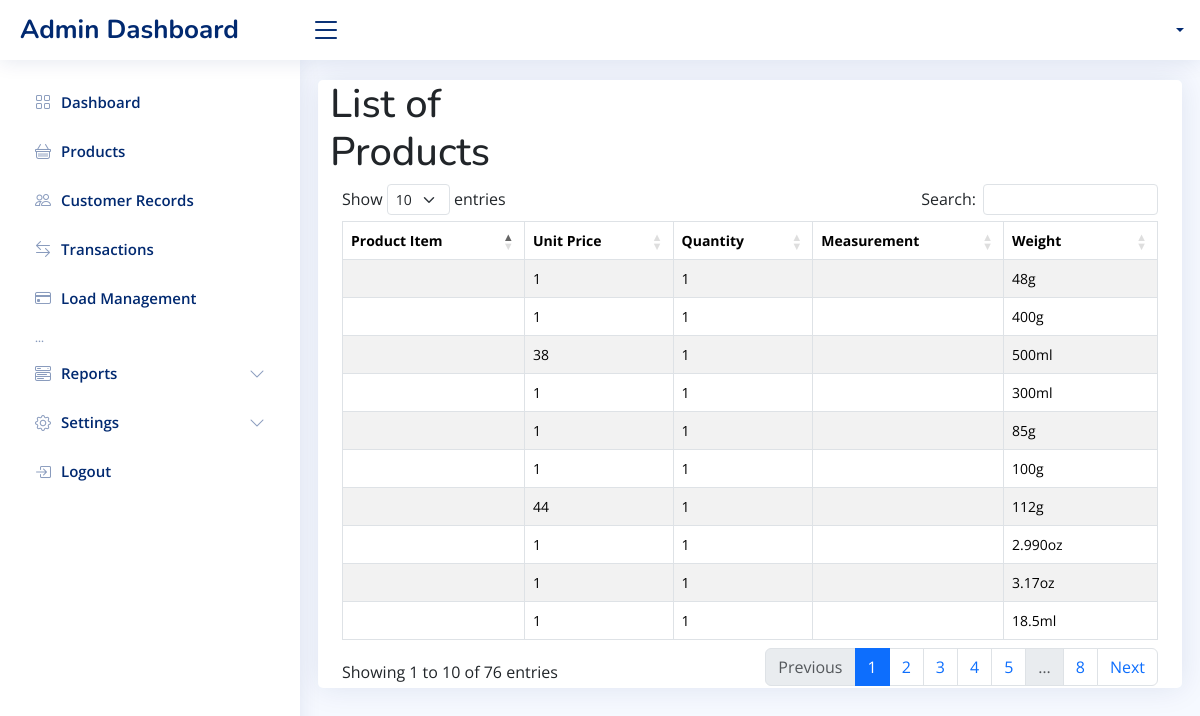
Page /reports/listofProducts.php on the committed database.
### tables this page shows
CREATE TABLE `products` (
  `id` int(255) NOT NULL AUTO_INCREMENT,
  `image` blob NOT NULL,
  `item_description` varchar(255) NOT NULL,
  `unit_price` varchar(255) NOT NULL,
  `quantity` varchar(255) NOT NULL,
  `category_id` int(25) unsigned NOT NULL,
  `weight` varchar(255) NOT NULL,
  `barcode` longblob NOT NULL,
  PRIMARY KEY (`id`),
  KEY `category_id` (`category_id`)
);

### reports/listofProducts.php (the view, shortened to what this page needs)
<?php
include "../db_conn.php";
$sql = "SELECT * FROM products";
$result = $con->query($sql);
include '../includes/header.php';
include '../includes/navbar.php';
include '../includes/sidebar.php';
?>
<main id="main" class="main">
    <section class="section dashboard">
        <div class="row">
            <div class="card">
                <div class="col-md-4">
                    <h1 class="page-header">List of Products</h1>
                </div>
                <div class="container">
                    <table id="example" class="table table-striped table-bordered table-hover">
                        <thead class="thead-dark">
                            <tr>
                                <th scope="col">Product Item</th>
                                <th scope="col">Unit Price</th>
                                <th scope="col">Quantity</th>
                                <th scope="col">Measurement</th>
                                <th scope="col">Weight</th>
                            </tr>
                        </thead>
                        <tbody>
                            <?php while ($product = $result->fetch_assoc()) { ?>
                                <tr>
                                <td><?php echo $product["item"]; ?></td>
                                    <td><?php echo $product["unit_price"]; ?></td>
                                    <td><?php echo $product["quantity"]; ?></td>
                                    <td><?php echo $product["measurements"]; ?></td>
                                    <td><?php echo $product["weight"]; ?></td>
                                </tr>
                            <?php } ?>
                        </tbody>
                    </table>
                </div>
            </div>
        </div>
    </section>
</main>
<?php include '../includes/footer.php'; ?>
<link rel="stylesheet" href="https://cdnjs.cloudflare.com/ajax/libs/font-awesome/5.15.1/css/all.min.css">
<link rel="stylesheet" href="https://cdn.datatables.net/1.13.7/css/dataTables.bootstrap5.min.css">

### includes/header.php (shortened to what this page needs)
<!DOCTYPE html>
<html lang="en">
<head>
    <link href="../assets/vendor/bootstrap/css/bootstrap.min.css" rel="stylesheet">
    <link href="../assets/vendor/bootstrap-icons/bootstrap-icons.css" rel="stylesheet">
    <link href="../assets/vendor/boxicons/css/boxicons.min.css" rel="stylesheet">
    <link href="../assets/vendor/quill/quill.snow.css" rel="stylesheet">
    <link href="../assets/vendor/quill/quill.bubble.css" rel="stylesheet">
    <link href="../assets/vendor/remixicon/remixicon.css" rel="stylesheet">
    <link href="../assets/vendor/simple-datatables/style.css" rel="stylesheet">
    <link href="../assets/css/style.css" rel="stylesheet">
</head>
<body>

### includes/navbar.php (shortened to what this page needs)
<header id="header" class="header fixed-top d-flex align-items-center" style="background-color: white;">
  <div class="d-flex align-items-center justify-content-between">
    <a href="index.html" class="logo d-flex align-items-center">
      <span class="d-none d-lg-block">Admin Dashboard</span>
    </a>
    <i class="bi bi-list toggle-sidebar-btn"></i>
  </div>
  <nav class="header-nav ms-auto">
    <ul class="d-flex align-items-center">
      <li class="nav-item dropdown pe-3">
        <a class="nav-link nav-profile d-flex align-items-center pe-0" href="#" data-bs-toggle="dropdown">
          <span class="d-none d-md-block dropdown-toggle ps-2"><?php echo $_SESSION['name']; ?></span>
        </a>
      </li>
    </ul>
  </nav>
</header>

### includes/sidebar.php (shortened to what this page needs)
  <aside id="sidebar" class="sidebar" style="background-color: white;">
    <ul class="sidebar-nav" id="sidebar-nav">
      <li class="nav-item" style="background-color: white;">
        <a class="nav-link collapsed" style="background-color: white;" data-bs-target="#dashboard" href="../admin/dashboard.php">
          <i class="bi bi-grid"></i>
          <span>Dashboard</span>
        </a>
<li class="nav-item">
        <a class="nav-link collapsed" style="background-color: white;" href="../products/tbl_products.php">
          <i class="bi bi-basket"></i>
          <span>Products</span>
        </a>
      </li>
      <li class="nav-item">
        <a class="nav-link collapsed" style="background-color: white;" href="../customerRecords/tbl_customers.php">
          <i class="bi bi-people"></i>
          <span>Customer Records</span>
        </a>
      </li>
      <li class="nav-item">
        <a class="nav-link collapsed" style="background-color: white;" href="../billing/transaction.php">
          <i class="bi bi-arrow-left-right"></i>
          <span>Transactions</span>
        </a>
      </li>
      <li class="nav-item">
        <a class="nav-link collapsed" style="background-color: white;" href="../loadManagement/loadMoney.php">
          <i class="bi bi-credit-card"></i>
          <span>Load Management</span>
        </a>
      </li>
       <li class="nav-heading">...</li>
      <li class="nav-item">
        <a class="nav-link collapsed" style="background-color: white;" data-bs-target="#reports-nav" data-bs-toggle="collapse" href="" >
          <i class="bi bi-menu-button-wide"></i><span>Reports</span><i class="bi bi-chevron-down ms-auto"></i>
        </a>
      </li>
      <li class="nav-item">
        <a class="nav-link collapsed" style="background-color: white;" data-bs-target="#settings-nav" data-bs-toggle="collapse" href="" >
          <i class="bi bi-gear"></i><span>Settings</span><i class="bi bi-chevron-down ms-auto"></i>
        </a>
      </li>
      <li class="nav-item">
        <a class="nav-link collapsed" style="background-color: white;" href="../php/logout.php">
          <i class="bi bi-box-arrow-in-right"></i>
          <span>Logout</span>
        </a>
      </li>
    </ul>
  </aside>

### includes/footer.php (shortened to what this page needs)
</body>
</html>

### assets/css/style.css (style rules this page uses)
:root { scroll-behavior: smooth; }
body { font-family: "Open Sans", sans-serif; background: #f6f9ff; color: #444444; }
a { color: #4154f1; text-decoration: none; }
h1, h2, h3, h4, h5, h6 { font-family: "Nunito", sans-serif; }
#main { margin-top: 60px; padding: 20px 30px; transition: all 0.3s; }
.card { margin-bottom: 30px; border: none; border-radius: 5px; box-shadow: 0px 0 30px rgba(1, 41, 112, 0.1); }
.logo { line-height: 1; }
@media (min-width: 1200px) { .logo { width: 280px; } }
.logo span { font-size: 26px; font-weight: 700; color: #012970; font-family: "Nunito", sans-serif; }
.header { transition: all 0.5s; z-index: 997; height: 60px; box-shadow: 0px 2px 20px rgba(1, 41, 112, 0.1); background-color: #fff; padding-left: 20px; }
.header .toggle-sidebar-btn { font-size: 32px; padding-left: 10px; cursor: pointer; color: #012970; }
.header-nav ul { list-style: none; }
.header-nav>ul { margin: 0; padding: 0; }
.header-nav .nav-profile { color: #012970; }
.header-nav .nav-profile span { font-size: 14px; font-weight: 600; }
.sidebar { position: fixed; top: 60px; left: 0; bottom: 0; width: 300px; z-index: 996; transition: all 0.3s; padding: 20px; overflow-y: auto; scrollbar-width: thin; scrollbar-color: #aab7cf transparent; box-shadow: 0px 0px 20px rgba(1, 41, 112, 0.1); background-color: #fff; }
@media (min-width: 1200px) { #main, #footer { margin-left: 300px; } }
.sidebar-nav { padding: 0; margin: 0; list-style: none; }
.sidebar-nav li { padding: 0; margin: 0; list-style: none; }
.sidebar-nav .nav-item { margin-bottom: 5px; }
.sidebar-nav .nav-heading { font-size: 11px; text-transform: uppercase; color: #899bbd; font-weight: 600; margin: 10px 0 5px 15px; }
.sidebar-nav .nav-link { display: flex; align-items: center; font-size: 15px; font-weight: 600; color: #4154f1; transition: 0.3; background: #f6f9ff; padding: 10px 15px; border-radius: 4px; }
.sidebar-nav .nav-link i { font-size: 16px; margin-right: 10px; color: #4154f1; }
.sidebar-nav .nav-link.collapsed { color: #012970; background: #fff; }
.sidebar-nav .nav-link.collapsed i { color: #899bbd; }
.sidebar-nav .nav-link .bi-chevron-down { margin-right: 0; transition: transform 0.2s ease-in-out; }

### reports/listofProducts.php (style rules this page uses)
.table th, .table td { font-size: 14px; padding: 8px; }

### rows in the picture
products: unit_price "1", quantity "1", weight "48g"
products: unit_price "1", quantity "1", weight "400g"
products: unit_price "38", quantity "1", weight "500ml"
products: unit_price "1", quantity "1", weight "300ml"
products: unit_price "1", quantity "1", weight "85g"
products: unit_price "1", quantity "1", weight "100g"
products: unit_price "44", quantity "1", weight "112g"
products: unit_price "1", quantity "1", weight "2.990oz"
products: unit_price "1", quantity "1", weight "3.17oz"
products: unit_price "1", quantity "1", weight "18.5ml"
